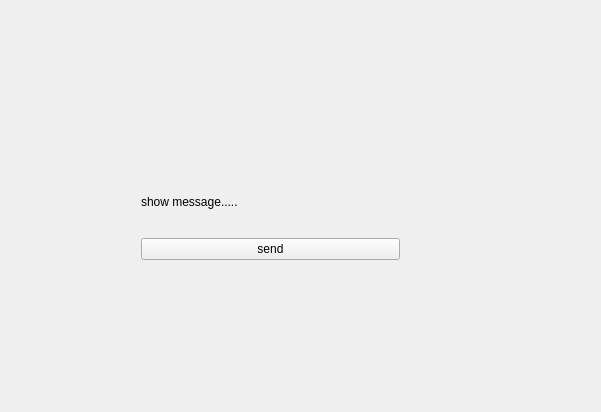
<?xml version="1.0" encoding="UTF-8"?>
<ui version="4.0">
 <class>Widget</class>
 <widget class="QWidget" name="Widget">
  <property name="geometry">
   <rect>
    <x>0</x>
    <y>0</y>
    <width>601</width>
    <height>412</height>
   </rect>
  </property>
  <property name="windowTitle">
   <string>Widget</string>
  </property>
  <widget class="QWidget" name="">
   <property name="geometry">
    <rect>
     <x>130</x>
     <y>160</y>
     <width>281</width>
     <height>111</height>
    </rect>
   </property>
   <layout class="QVBoxLayout" name="verticalLayout">
    <item>
     <widget class="QLabel" name="showMessage_label">
      <property name="text">
       <string>show message.....</string>
      </property>
     </widget>
    </item>
    <item>
     <layout class="QHBoxLayout" name="horizontalLayout">
      <item>
       <widget class="QPushButton" name="send_pushButton">
        <property name="text">
         <string>send</string>
        </property>
       </widget>
      </item>
     </layout>
    </item>
   </layout>
  </widget>
 </widget>
 <layoutdefault spacing="6" margin="11"/>
 <resources/>
 <connections/>
</ui>
